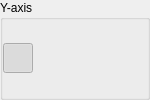
                   <widget class="QGroupBox" name="groupBox_14">
                    <property name="sizePolicy">
                     <sizepolicy hsizetype="Preferred" vsizetype="Fixed">
                      <horstretch>0</horstretch>
                      <verstretch>0</verstretch>
                     </sizepolicy>
                    </property>
                    <property name="maximumSize">
                     <size>
                      <width>150</width>
                      <height>16777215</height>
                     </size>
                    </property>
                    <property name="toolTip">
                     <string/>
                    </property>
                    <property name="title">
                     <string>Y-axis</string>
                    </property>
                    <property name="flat">
                     <bool>true</bool>
                    </property>
                    <layout class="QHBoxLayout" name="horizontalLayout_12">
                     <property name="spacing">
                      <number>-1</number>
                     </property>
                     <property name="leftMargin">
                      <number>0</number>
                     </property>
                     <property name="topMargin">
                      <number>0</number>
                     </property>
                     <property name="rightMargin">
                      <number>0</number>
                     </property>
                     <property name="bottomMargin">
                      <number>0</number>
                     </property>
                     <item>
                      <layout class="QHBoxLayout" name="horizontalLayout_16">
                       <property name="spacing">
                        <number>5</number>
                       </property>
                       <item>
                        <widget class="QPushButton" name="cb_y_from_data">
                         <property name="enabled">
                          <bool>true</bool>
                         </property>
                         <property name="sizePolicy">
                          <sizepolicy hsizetype="Fixed" vsizetype="Fixed">
                           <horstretch>0</horstretch>
                           <verstretch>0</verstretch>
                          </sizepolicy>
                         </property>
                         <property name="maximumSize">
                          <size>
                           <width>30</width>
                           <height>30</height>
                          </size>
                         </property>
                         <property name="toolTip">
                          <string>Y-axis from data</string>
                         </property>
                         <property name="toolTipDuration">
                          <number>-1</number>
                         </property>
                         <property name="autoFillBackground">
                          <bool>false</bool>
                         </property>
                         <property name="styleSheet">
                          <string notr="true">QPushButton:hover {
    border: 1px solid #bbb;
}

</string>
                         </property>
                         <property name="text">
                          <string/>
                         </property>
                         <property name="icon">
                          <iconset>
                           <normaloff>:/icons/icons/y_axis_from_data.svg</normaloff>:/icons/icons/y_axis_from_data.svg</iconset>
                         </property>
                         <property name="iconSize">
                          <size>
                           <width>20</width>
                           <height>20</height>
                          </size>
                         </property>
                         <property name="checkable">
                          <bool>true</bool>
                         </property>
                         <property name="checked">
                          <bool>true</bool>
                         </property>
                         <property name="flat">
                          <bool>true</bool>
                         </property>
                         <attribute name="buttonGroup">
                          <string notr="true">gb_y_axis</string>
                         </attribute>
                        </widget>
                       </item>
                       <item>
                        <widget class="QPushButton" name="cb_y_symmetric">
                         <property name="enabled">
                          <bool>true</bool>
                         </property>
                         <property name="sizePolicy">
                          <sizepolicy hsizetype="Fixed" vsizetype="Fixed">
                           <horstretch>0</horstretch>
                           <verstretch>0</verstretch>
                          </sizepolicy>
                         </property>
                         <property name="maximumSize">
                          <size>
                           <width>30</width>
                           <height>30</height>
                          </size>
                         </property>
                         <property name="toolTip">
                          <string>Symmetric Y-axis</string>
                         </property>
                         <property name="toolTipDuration">
                          <number>-1</number>
                         </property>
                         <property name="autoFillBackground">
                          <bool>false</bool>
                         </property>
                         <property name="styleSheet">
                          <string notr="true">QPushButton:hover {
    border: 1px solid #bbb;
}

</string>
                         </property>
                         <property name="text">
                          <string/>
                         </property>
                         <property name="icon">
                          <iconset>
                           <normaloff>:/icons/icons/y_axis_symmetric.svg</normaloff>:/icons/icons/y_axis_symmetric.svg</iconset>
                         </property>
                         <property name="iconSize">
                          <size>
                           <width>20</width>
                           <height>20</height>
                          </size>
                         </property>
                         <property name="checkable">
                          <bool>true</bool>
                         </property>
                         <property name="checked">
                          <bool>false</bool>
                         </property>
                         <property name="flat">
                          <bool>true</bool>
                         </property>
                         <attribute name="buttonGroup">
                          <string notr="true">gb_y_axis</string>
                         </attribute>
                        </widget>
                       </item>
                       <item>
                        <widget class="QPushButton" name="cb_y_adaptive">
                         <property name="enabled">
                          <bool>true</bool>
                         </property>
                         <property name="sizePolicy">
                          <sizepolicy hsizetype="Fixed" vsizetype="Fixed">
                           <horstretch>0</horstretch>
                           <verstretch>0</verstretch>
                          </sizepolicy>
                         </property>
                         <property name="maximumSize">
                          <size>
                           <width>30</width>
                           <height>30</height>
                          </size>
                         </property>
                         <property name="toolTip">
                          <string>Adaptive Y-axis</string>
                         </property>
                         <property name="toolTipDuration">
                          <number>-1</number>
                         </property>
                         <property name="autoFillBackground">
                          <bool>false</bool>
                         </property>
                         <property name="styleSheet">
                          <string notr="true">QPushButton:hover {
    border: 1px solid #bbb;
}

</string>
                         </property>
                         <property name="text">
                          <string/>
                         </property>
                         <property name="icon">
                          <iconset>
                           <normaloff>:/icons/icons/y_axis_adaptive.svg</normaloff>:/icons/icons/y_axis_adaptive.svg</iconset>
                         </property>
                         <property name="iconSize">
                          <size>
                           <width>20</width>
                           <height>20</height>
                          </size>
                         </property>
                         <property name="checkable">
                          <bool>true</bool>
                         </property>
                         <property name="checked">
                          <bool>false</bool>
                         </property>
                         <property name="flat">
                          <bool>true</bool>
                         </property>
                         <attribute name="buttonGroup">
                          <string notr="true">gb_y_axis</string>
                         </attribute>
                        </widget>
                       </item>
                       <item>
                        <spacer name="horizontalSpacer_10">
                         <property name="toolTip">
                          <string/>
                         </property>
                         <property name="orientation">
                          <enum>Qt::Horizontal</enum>
                         </property>
                         <property name="sizeHint" stdset="0">
                          <size>
                           <width>40</width>
                           <height>20</height>
                          </size>
                         </property>
                        </spacer>
                       </item>
                      </layout>
                     </item>
                    </layout>
                   </widget>
